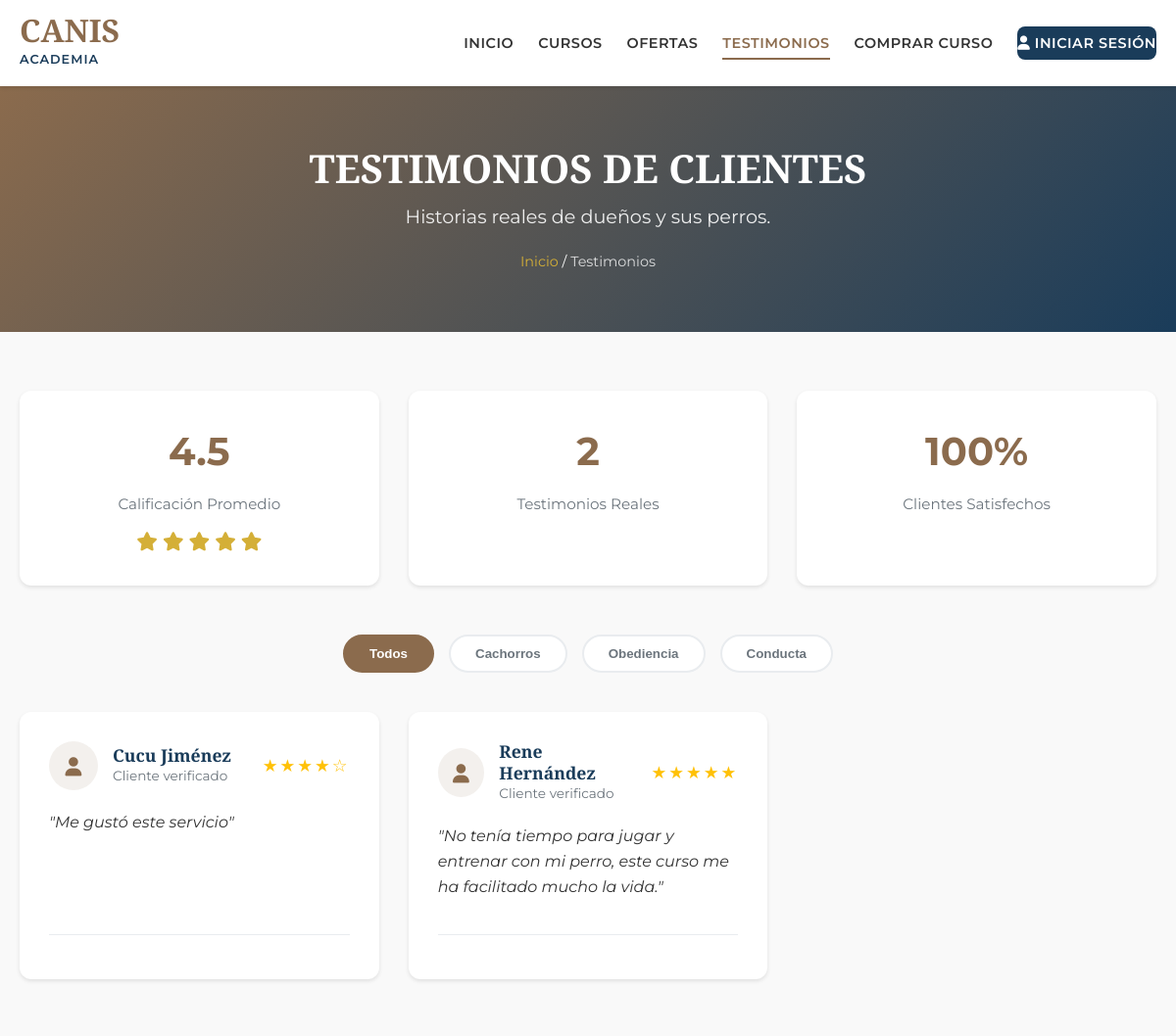
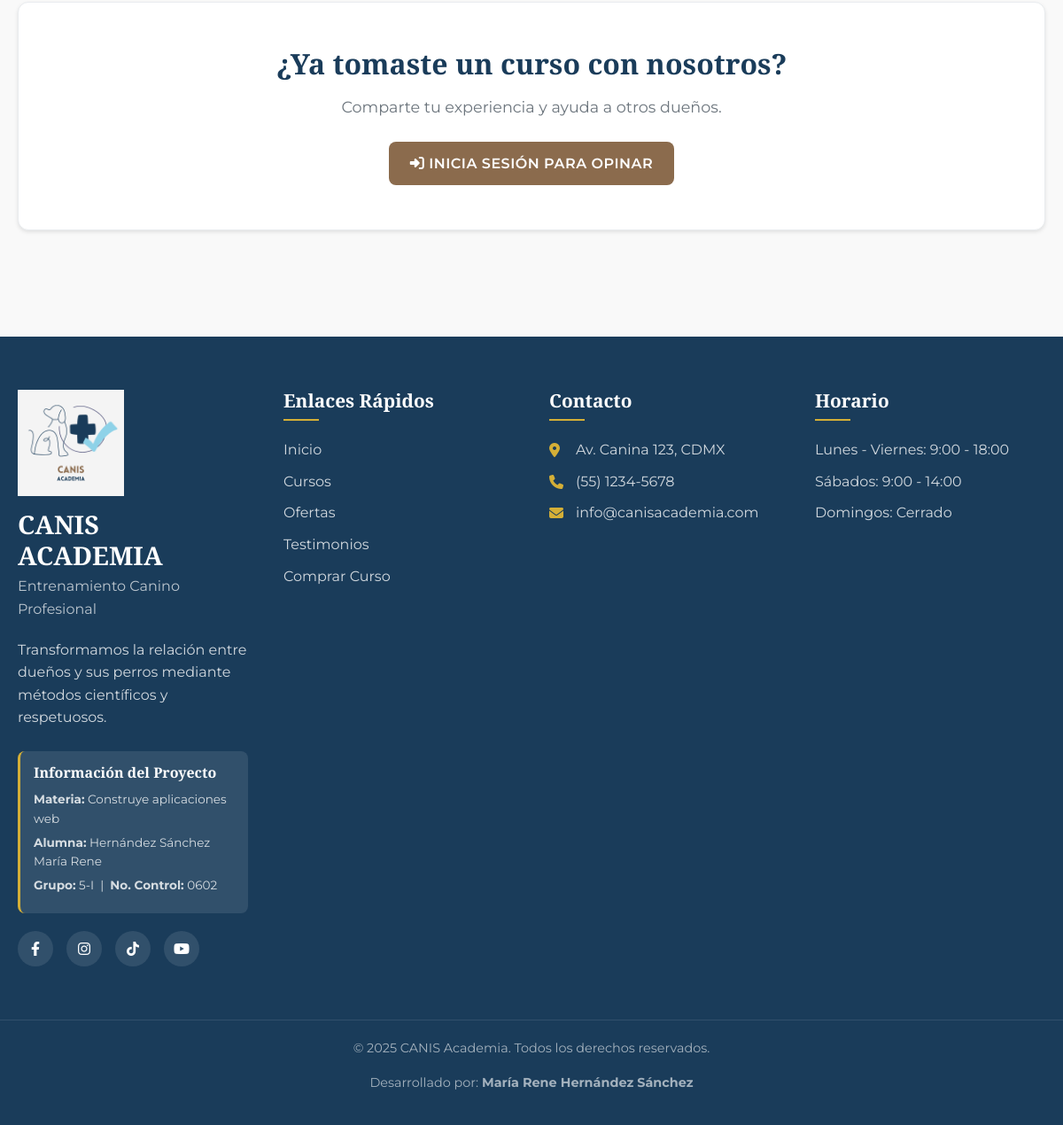
/testimonios/, run on the app's committed database (2 pictures, top to bottom).
### app_Entrenamiento_Canino/models.py (models this page shows, shortened)
class Testimonio(models.Model):
    cliente = models.ForeignKey(Cliente, on_delete=models.CASCADE)
    contenido = models.TextField(verbose_name="Testimonio")
    calificacion = models.IntegerField(
        default=5,
        choices=[(1, '1'), (2, '2'), (3, '3'), (4, '4'), (5, '5')],
        verbose_name="Calificación"
    )
    curso = models.ForeignKey(Curso, on_delete=models.SET_NULL, null=True, blank=True, verbose_name="Curso relacionado")
    fecha_creacion = models.DateField(auto_now_add=True, verbose_name="Fecha de creación")
    aprobado = models.BooleanField(default=False, verbose_name="Aprobado")
    destacado = models.BooleanField(default=False, verbose_name="Destacado")
    class Meta:
        verbose_name = "Testimonio"
        verbose_name_plural = "Testimonios"
        ordering = ['-fecha_creacion']

class Cliente(models.Model):
    usuario = models.OneToOneField(User, on_delete=models.CASCADE, null=True, blank=True)
    nombre = models.CharField(max_length=100)
    apellido = models.CharField(max_length=100)
    telefono = models.CharField(max_length=20)
    correo = models.EmailField(max_length=150, unique=True)
    direccion = models.CharField(max_length=200)
    fecha_registro = models.DateTimeField(auto_now_add=True)

### app_Entrenamiento_Canino/views.py (the view)
# urls.py: path('testimonios/', views.testimonios, name='testimonios'),
def testimonios(request):
    lista_testimonios = Testimonio.objects.all().order_by('-fecha_creacion')
    total = lista_testimonios.count()
    if total > 0:
        promedio = lista_testimonios.aggregate(Avg('calificacion'))['calificacion__avg']
        promedio = round(promedio, 1) # Redondear a 1 decimal
        positivos = lista_testimonios.filter(calificacion__gte=4).count()
        porcentaje = int((positivos / total) * 100)
    else:
        promedio = 5.0
        porcentaje = 100
    return render(request, 'website/testimonios.html', {
        'testimonios': lista_testimonios,
        'total_testimonios': total,
        'promedio': promedio,
        'total_clientes_satisfechos': porcentaje
    })

### app_Entrenamiento_Canino/templates/website/testimonios.html (shortened to what this page needs)
{% load static %}
<!DOCTYPE html>
<html lang="es">
<head>
    <link rel="stylesheet" href="{% static 'website/css/styles.css' %}">
    <link rel="stylesheet" href="https://cdnjs.cloudflare.com/ajax/libs/font-awesome/6.4.0/css/all.min.css">
</head>
<body>
    {% include 'website/partials/navbar.html' %}
    <main class="content-main">
        <section class="page-header">
            <div class="container">
                <h1 class="page-title">TESTIMONIOS DE CLIENTES</h1>
                <p class="page-subtitle">Historias reales de dueños y sus perros.</p>
                <div class="breadcrumb">
                    <a href="{% url 'home' %}">Inicio</a> / <span>Testimonios</span>
                </div>
            </div>
        </section>
        <section class="testimonials-section">
            <div class="container">
                <div class="testimonials-stats">
                    <div class="stat-card">
                        <div class="stat-number">{{ promedio }}</div>
                        <div class="stat-label">Calificación Promedio</div>
                        <div class="stat-stars">
                            <i class="fas fa-star text-warning"></i>
                            <i class="fas fa-star text-warning"></i>
                            <i class="fas fa-star text-warning"></i>
                            <i class="fas fa-star text-warning"></i>
                            <i class="fas fa-star text-warning"></i>
                        </div>
                    </div>
                    <div class="stat-card">
                        <div class="stat-number">{{ total_testimonios }}</div>
                        <div class="stat-label">Testimonios Reales</div>
                    </div>
                    <div class="stat-card">
                        <div class="stat-number">{{ total_clientes_satisfechos }}%</div>
                        <div class="stat-label">Clientes Satisfechos</div>
                    </div>
                </div>
                <div class="testimonials-filters">
                    <button class="filter-btn active" data-filter="all">Todos</button>
                    <button class="filter-btn" data-filter="cachorros">Cachorros</button>
                    <button class="filter-btn" data-filter="obediencia">Obediencia</button>
                    <button class="filter-btn" data-filter="conducta">Conducta</button>
                </div>
                <div class="testimonials-grid" id="testimonials-container">
                    {% for testimonio in testimonios %}
                    <div class="testimonial-card"
                        data-id="{{ testimonio.id }}"
                        data-categoria="obediencia"
                        data-fecha="{{ testimonio.fecha|date:'Y-m-d' }}">
                        <div class="testimonial-header">
                            <div class="client-avatar">
                                <i class="fas fa-user"></i>
                            </div>
                            <div class="client-info">
                                <h4>{{ testimonio.cliente.nombre }} {{ testimonio.cliente.apellido }}</h4>
                                <p class="text-muted small">Cliente verificado</p>
                            </div>
                            <div class="testimonial-rating" style="color: #ffc107; letter-spacing: 2px;">
                                {% if testimonio.calificacion == 5 %}★★★★★
                                {% elif testimonio.calificacion == 4 %}★★★★☆
                                {% elif testimonio.calificacion == 3 %}★★★☆☆
                                {% elif testimonio.calificacion == 2 %}★★☆☆☆
                                {% else %}★☆☆☆☆{% endif %}
                            </div>
                        </div>
                        <div class="testimonial-content">
                            <p>"{{ testimonio.contenido }}"</p>
                        </div>
                        <div class="testimonial-footer">
                            <span class="course-tag">Entrenamiento Canino</span>
                        </div>
                    </div>
                    {% empty %}
                    <div class="no-testimonios" style="grid-column: 1 / -1; text-align: center; padding: 60px 20px;">
                        <i class="fas fa-comments" style="font-size: 4rem; color: #ddd; margin-bottom: 20px;"></i>
                        <h3>Aún no hay testimonios</h3>
                        <p>Sé el primero en contarnos tu experiencia.</p>
                    </div>
                    {% endfor %}
                </div>
                <div class="add-testimonial-section">
                    <h2>¿Ya tomaste un curso con nosotros?</h2>
                    <p>Comparte tu experiencia y ayuda a otros dueños.</p>
                    {% if user.is_authenticated %}
                        <button class="btn btn-primary" id="addTestimonialBtn">Agregar Mi Testimonio</button>
                    {% else %}
                        <a href="{% url 'login' %}?next={% url 'testimonios' %}" class="btn btn-primary">
                            <i class="fas fa-sign-in-alt"></i> Inicia sesión para opinar
                        </a>
                    {% endif %}
                </div>
            </div>
        </section>
    </main>
    {% include 'website/partials/footer.html' %}
</body>
</html>

### data on the page
Testimonio: cliente.nombre "Cucu", cliente.apellido "Jiménez", contenido "Me gustó este servicio"
Testimonio: cliente.nombre "Rene", cliente.apellido "Hernández", contenido "No tenía tiempo para jugar y entrenar con mi perro, este curso me ha facilitado mucho la vida."

### other printed values
{{ promedio }} "4.5"
{{ total_testimonios }} "2"
{{ total_clientes_satisfechos }} "100"
